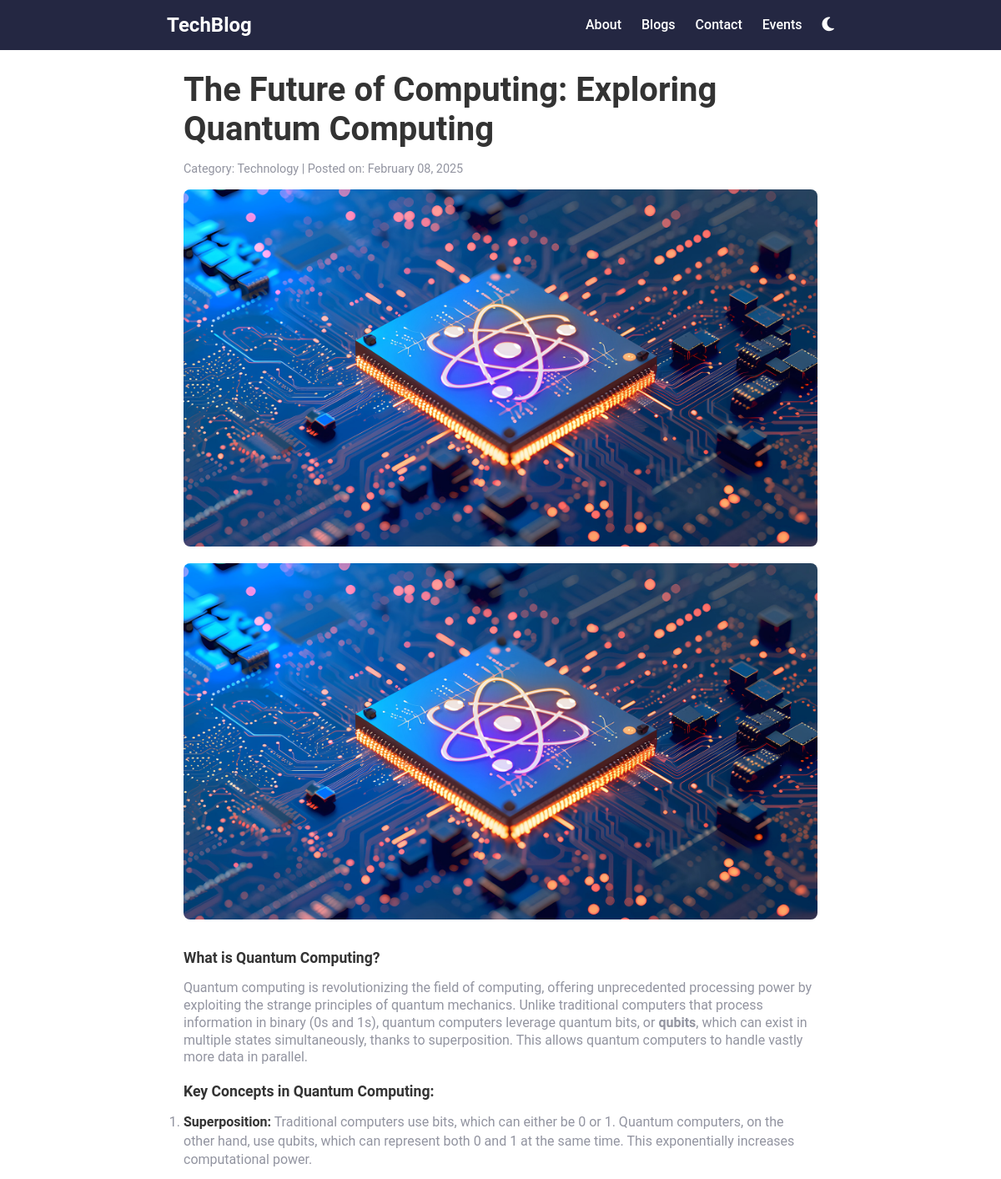
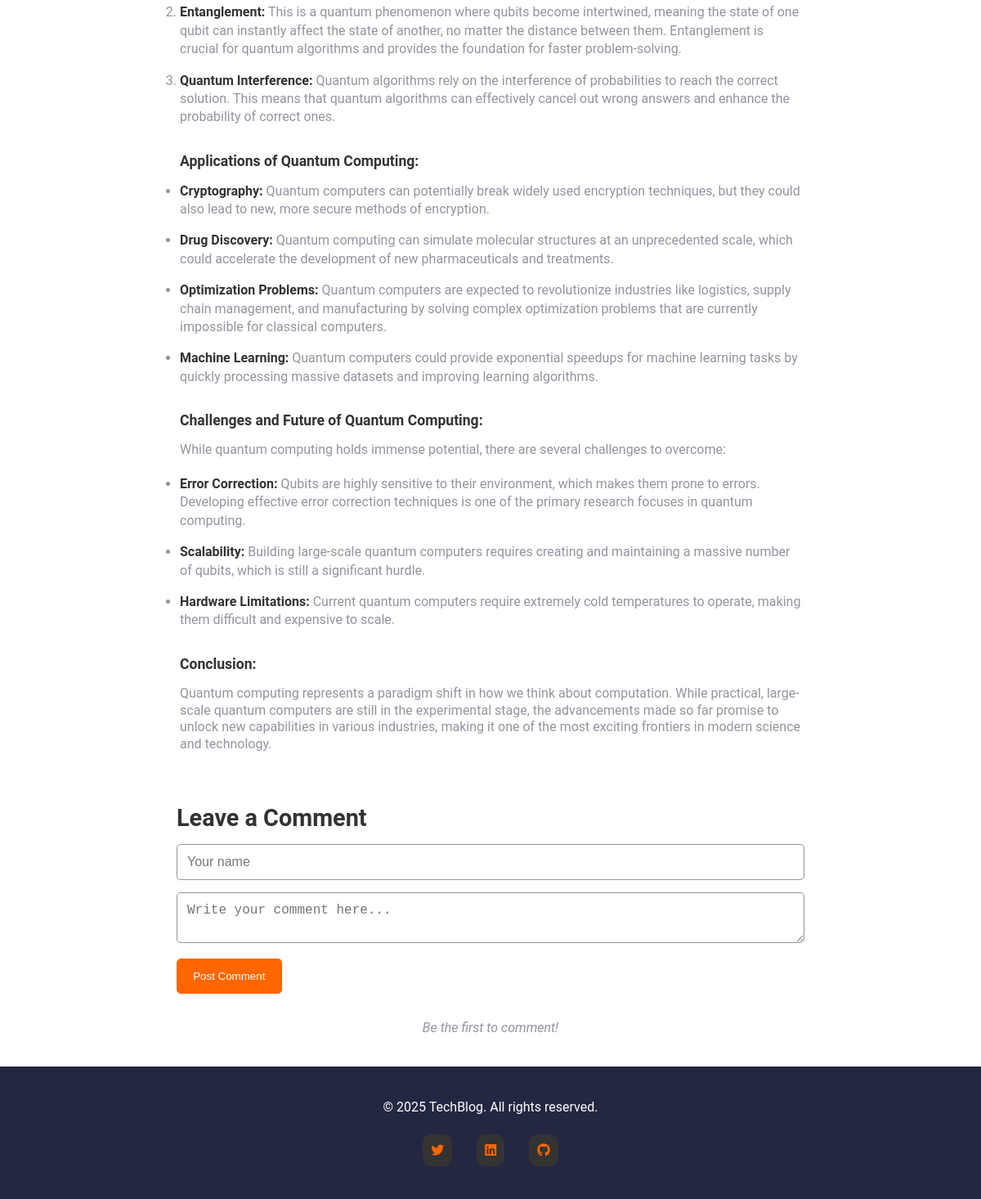
/post/6, run on the app's committed database (2 pictures, top to bottom).
### models.py (models this page shows)
class Post(db.Model):
    __tablename__ = 'posts'
    id = db.Column(db.Integer, primary_key=True)
    title = db.Column(db.String(100), nullable=False)
    excerpt = db.Column(db.String(255), nullable=False)
    content = db.Column(db.Text, nullable=False)
    category = db.Column(db.String(50))
    date_posted = db.Column(db.DateTime, default=datetime.utcnow)
    comments = db.relationship('Comment', backref='post', lazy=True)
    image_url = db.Column(db.String(200), nullable=True)

### app.py (the view)
    @app.route("/post/<int:post_id>")
    def post(post_id):
        post = Post.query.get_or_404(post_id)
        comments = Comment.query.filter_by(post_id=post.id).all()
        return render_template("post.html", post=post, comments=comments)

### templates/post.html (shortened to what this page needs)
{% extends "base.html" %}
{% block content %}
<article class="blog-post">
  <h1>{{ post.title }}</h1>
  <p class="post-meta">
    <span>Category: {{ post.category }} |</span>
    <span>Posted on: {{ post.date_posted.strftime('%B %d, %Y') }}</span>
  </p>
  <img src="{{ post.image_url }}" alt="Image for {{ post.title }}" class="post-image">
  <div class="post-content">
    {{ post.content|safe }}
  </div>
</article>
<section id="comments" class="comments-section">
  <h2>Leave a Comment</h2>
  <form id="comment-form" method="POST" action="/add_comment/{{ post.id }}">
    <input type="text" name="username" class="comment-input" placeholder="Your name" required>
    <textarea name="content" class="comment-input" placeholder="Write your comment here..." required></textarea>
    <button type="submit" class="submit-comment-btn">Post Comment</button>
  </form>
  <div id="comment-list" class="comment-list">
    {% if comments %}
    {% for comment in comments %}
    <div class="comment">
      <div class="comment-header">
        <div class="avatar">{{ comment.username[0] | upper }}</div>
        <h3>{{ comment.username }}</h3>
      </div>
      <p class="comment-content">{{ comment.body }}</p>
      <p class="comment-date">Posted on: {{ comment.date_posted.strftime('%B %d, %Y at %I:%M %p') }}</p>
    </div>
    {% endfor %}
    {% else %}
    <p class="no-comments">Be the first to comment!</p>
    {% endif %}
  </div>
</section>
{% endblock %}

### static/css/styles.css (style rules this page uses)
:root { --background-color: hsl(0, 0%, 100%); --text-color: hsl(0, 0%, 20%); --logo-color: hsl(0, 0%, 100%); --link-color: hsl(24, 100%, 50%); --button-bg: hsl(24, 100%, 50%); --button-color: hsl(0, 0%, 100%); --grey: hsl(231, 7%, 60%); --charcoal-grey: hsl(235, 18%, 26%); --dark-slate-grey: hsl(234, 29%, 20%); }
body { background-color: var(--background-color); font-family: "Roboto", "Open Sans", sans-serif, "Lora"; color: var(--text-color); transition: background-color 0.3s ease, color 0.3s ease; }
* { margin: 0; padding: 0; box-sizing: border-box; }
.post-content h2 { font-size: 1.1rem; margin-bottom: 1rem; width: 100%; }
.post-excerpt, .post-content p { font-size: 1rem; color: var(--grey); margin-bottom: 20px; line-height: 1.3; }
.post-meta { font-size: 0.9rem; color: var(--grey); margin-top: 0.8rem; }
.features { list-style: disc; margin-bottom: 2rem; }
.features li, .features-ol li { color: var(--grey); margin-bottom: 1rem; line-height: 1.4; }
li strong { color: var(--text-color); }
.form-group, .features-ol { margin-bottom: 2rem; }
.blog-post { background-color: var(--background-color); padding: 20px; border-radius: 8px; margin-top: 4rem; max-width: 800px; margin: 0 auto; }
.blog-post h1 { font-size: 2.5rem; color: var(--text-color); margin-top: 4rem; margin-bottom: 1rem; }
.blog-post .post-meta { font-size: 0.9rem; color: var(--grey); margin-bottom: 1rem; }
.post-image { width: 100%; height: auto; border-radius: 8px; margin-bottom: 1rem; }
h2 { font-size: 1.8rem; margin-top: 1rem; margin-bottom: 1rem; }
.comments-section { margin-top: 1rem; padding: 0.4rem 1rem; border-radius: 8px; max-width: 800px; margin: 0 auto; }
.comments-section h2 { font-size: 1.8rem; margin-bottom: 15px; }
.comment-input { width: 100%; padding: 12px; font-size: 1rem; margin-bottom: 15px; border: 1px solid var(--grey); border-radius: 5px; }
.submit-comment-btn { padding: 0.8rem 1.2rem; background-color: var(--button-bg); color: var(--button-color); border: 1px solid var(--button-bg); border-radius: 5px; cursor: pointer; transition: background-color 0.4s ease; }
.comment-list { margin: 2rem 0; }
.no-comments { font-style: italic; color: var(--grey); text-align: center; margin-top: 1em; }

### data on the page
Post: title "The Future of Computing: Exploring Quantum Computing", category "Technology", date_posted "February 08, 2025", image_url (picture), content (picture), content "What is Quantum Computing? Quantum computing is revolutionizing the field of computing, offering unprecedented processing power by exploiting the strange principles of quantum mechanics. Unlike traditional computers that process information in binary (0s and 1s), quantum computers leverage quantum bits, or qubits , which can exist in multiple states simultaneously, thanks to superposition. This allows quantum computers to handle vastly more data in parallel. Key Concepts in Quantum Computing: Superposition: Traditional computers use bits, which can either be 0 or 1. Quantum computers, on the other hand, use qubits, which can represent both 0 and 1 at the same time. This exponentially…"
